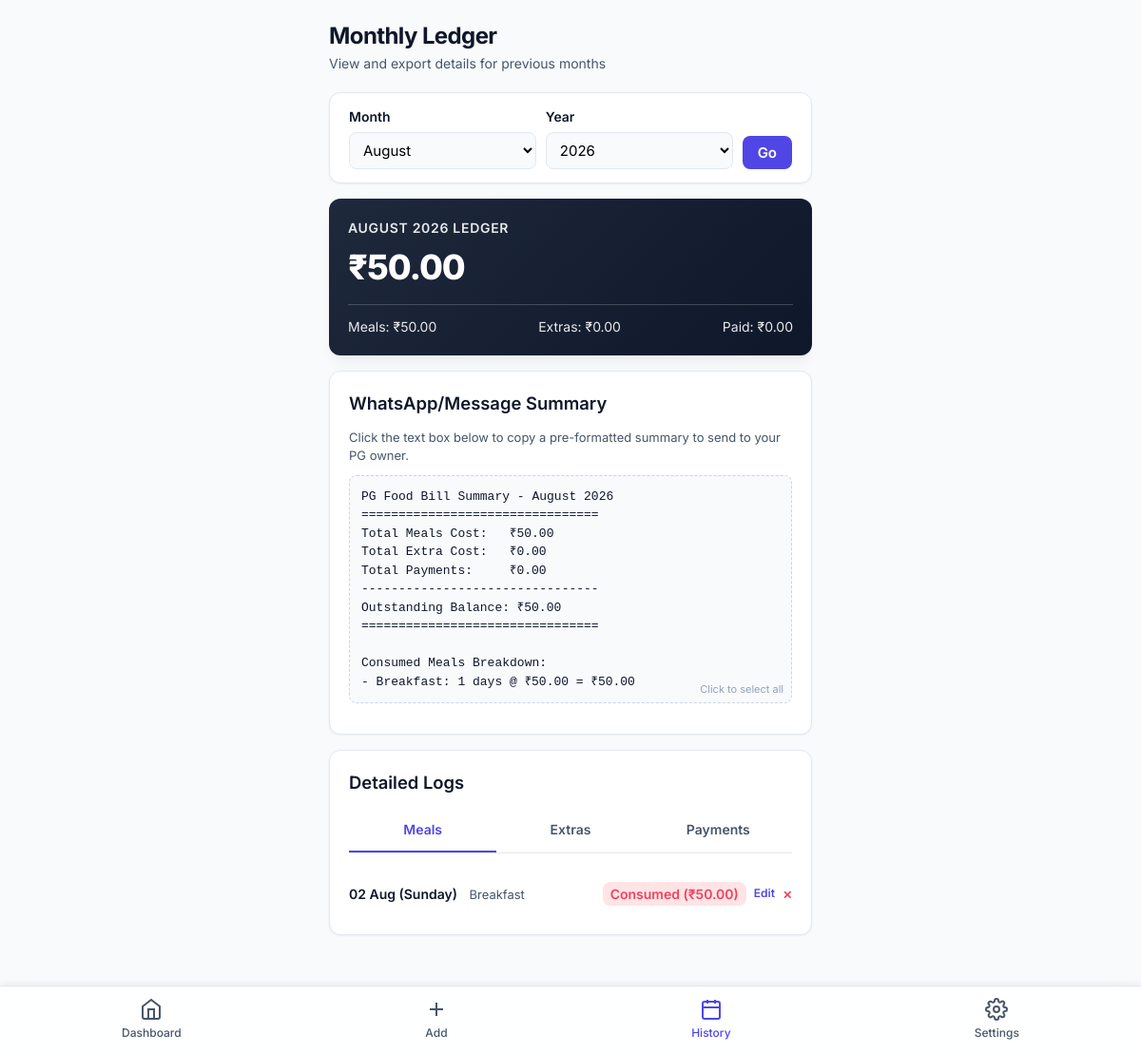
Before: /history/ with the older database file.
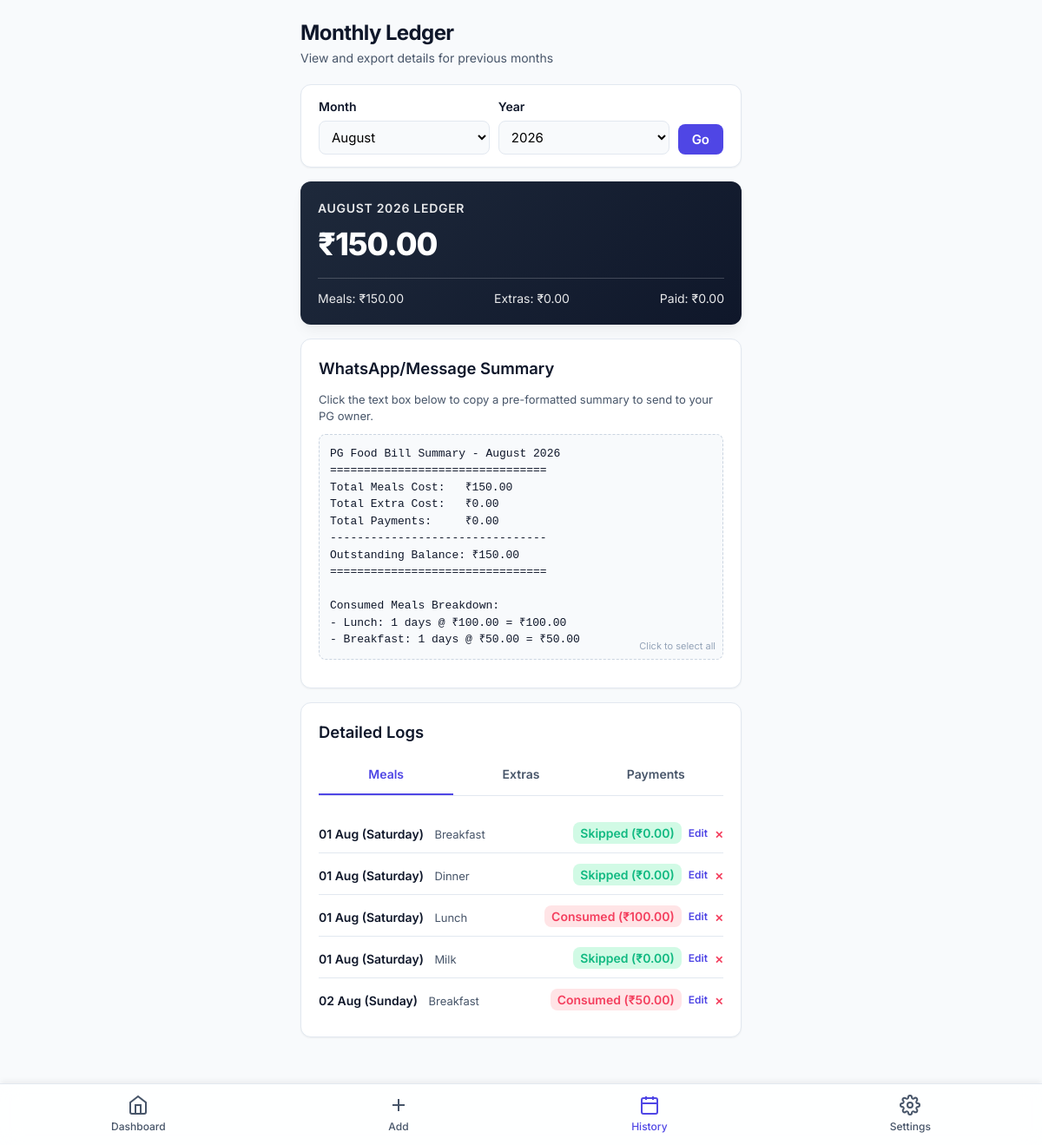
After: the same page with the newer database file.
### tracker/models.py (models this page shows, shortened)
class MealLog(models.Model):
    STATUS_CHOICES = [
        ('Consumed', 'Consumed'),
        ('Skipped', 'Skipped'),
    ]
    date = models.DateField()
    meal_name = models.CharField(max_length=50)
    status = models.CharField(max_length=15, choices=STATUS_CHOICES, default='Skipped')
    cost_charged = models.DecimalField(max_digits=6, decimal_places=2)
    class Meta:
        unique_together = ('date', 'meal_name')

### tracker/views.py (the view)
# urls.py: path('history/', views.history_view, name='history'),
@login_required
def history_view(request):
    today = timezone.localtime().date()
    selected_month = int(request.GET.get('month', today.month))
    selected_year = int(request.GET.get('year', today.year))
    start_date = date(selected_year, selected_month, 1)
    if selected_month == 12:
        end_date = date(selected_year + 1, 1, 1) - timedelta(days=1)
    else:
        end_date = date(selected_year, selected_month + 1, 1) - timedelta(days=1)
    meals = MealLog.objects.filter(date__range=(start_date, end_date)).order_by('date')
    extras = ExtraCharge.objects.filter(date__range=(start_date, end_date)).order_by('date')
    payments = PaymentLog.objects.filter(date__range=(start_date, end_date)).order_by('date')
    stats = get_monthly_stats(start_date, end_date)
    month_name = start_date.strftime('%B %Y')
    summary_text = f"PG Food Bill Summary - {month_name}\n"
    summary_text += "=" * 32 + "\n"
    summary_text += f"Total Meals Cost:   ₹{stats['meal_cost']:.2f}\n"
    summary_text += f"Total Extra Cost:   ₹{stats['extra_cost']:.2f}\n"
    summary_text += f"Total Payments:     ₹{stats['total_paid']:.2f}\n"
    summary_text += "-" * 32 + "\n"
    summary_text += f"Outstanding Balance: ₹{stats['outstanding']:.2f}\n"
    summary_text += "=" * 32 + "\n"
    if meals.filter(status='Consumed').exists():
        summary_text += "\nConsumed Meals Breakdown:\n"
        meal_counts = {}
        for m in meals.filter(status='Consumed'):
            meal_counts[m.meal_name] = meal_counts.get(m.meal_name, 0) + 1
        for name, count in meal_counts.items():
            rate_item = MealRate.objects.filter(meal_name=name).first()
            rate_val = rate_item.rate if rate_item else 0
            summary_text += f"- {name}: {count} days @ ₹{rate_val:.2f} = ₹{count*rate_val:.2f}\n"
    if extras.exists():
        summary_text += "\nExtra Charges:\n"
        for ex in extras:
            summary_text += f"- {ex.date.strftime('%d %b')}: {ex.description} (₹{ex.amount:.2f})\n"
    years = range(today.year - 2, today.year + 2)
    months = [
        (1, 'January'), (2, 'February'), (3, 'March'), (4, 'April'),
        (5, 'May'), (6, 'June'), (7, 'July'), (8, 'August'),
        (9, 'September'), (10, 'October'), (11, 'November'), (12, 'December')
    ]
    history_url = f'?month={selected_month}&year={selected_year}'
    context = {
        'selected_month': selected_month,
        'selected_year': selected_year,
        'month_name': month_name,
        'meals': meals,
        'extras': extras,
        'payments': payments,
        'stats': stats,
        'summary_text': summary_text,
        'years': years,
        'months': months,
        'history_url': history_url,
    }
    return render(request, 'tracker/history.html', context)

### tracker/views.py (called while the page is built)
def get_monthly_stats(start_date, end_date):
    meal_cost = MealLog.objects.filter(
        date__range=(start_date, end_date),
        status='Consumed'
    ).aggregate(total=Sum('cost_charged'))['total'] or 0
    extra_cost = ExtraCharge.objects.filter(
        date__range=(start_date, end_date)
    ).aggregate(total=Sum('amount'))['total'] or 0
    total_paid = PaymentLog.objects.filter(
        date__range=(start_date, end_date)
    ).aggregate(total=Sum('amount'))['total'] or 0
    total_accrued = meal_cost + extra_cost
    outstanding = total_accrued - total_paid
    return {
        'meal_cost': meal_cost,
        'extra_cost': extra_cost,
        'total_accrued': total_accrued,
        'total_paid': total_paid,
        'outstanding': outstanding
    }

### tracker/templates/tracker/history.html (shortened to what this page needs)
{% extends 'tracker/base.html' %}
{% block content %}
<header style="margin-bottom: 20px;">
    <h1>Monthly Ledger</h1>
    <p style="font-size: 0.875rem; color: var(--text-secondary);">View and export details for previous months</p>
</header>
<div class="card" style="padding: 14px 20px;">
    <form method="get" action="{% url 'history' %}" style="display: flex; gap: 10px; align-items: flex-end;">
        <div style="flex: 1;">
            <label for="filter-month" class="form-label">Month</label>
            <select id="filter-month" name="month" class="form-control" style="padding: 8px 10px;">
                {% for m_num, m_name in months %}
                    <option value="{{ m_num }}" {% if m_num == selected_month %}selected{% endif %}>{{ m_name }}</option>
                {% endfor %}
            </select>
        </div>
        <div style="flex: 1;">
            <label for="filter-year" class="form-label">Year</label>
            <select id="filter-year" name="year" class="form-control" style="padding: 8px 10px;">
                {% for y in years %}
                    <option value="{{ y }}" {% if y == selected_year %}selected{% endif %}>{{ y }}</option>
                {% endfor %}
            </select>
        </div>
        <button type="submit" class="btn" style="width: auto; padding: 8px 16px;">Go</button>
    </form>
</div>
<div class="card summary-card" style="background: linear-gradient(135deg, #1e293b 0%, #0f172a 100%);">
    <h2 style="color: rgba(255, 255, 255, 0.9);">{{ month_name }} Ledger</h2>
    <div class="summary-balance">₹{{ stats.outstanding|floatformat:2 }}</div>
    <div class="summary-details" style="flex-wrap: wrap; gap: 8px;">
        <span>Meals: ₹{{ stats.meal_cost|floatformat:2 }}</span>
        <span>Extras: ₹{{ stats.extra_cost|floatformat:2 }}</span>
        <span>Paid: ₹{{ stats.total_paid|floatformat:2 }}</span>
    </div>
</div>
<div class="card">
    <div style="display: flex; justify-content: space-between; align-items: center; margin-bottom: 12px;">
        <h2 style="margin: 0;">WhatsApp/Message Summary</h2>
    </div>
    <p style="font-size: 0.8125rem; color: var(--text-secondary); margin-bottom: 10px;">
        Click the text box below to copy a pre-formatted summary to send to your PG owner.
    </p>
    <div class="summary-box" id="summary-text-box" onclick="copyToClipboard()">{{ summary_text }}</div>
</div>
<div class="card" style="margin-bottom: 24px;">
    <h2>Detailed Logs</h2>
    <div class="tab-nav">
        <div id="tab-meals" class="tab-item active" onclick="switchLedgerTab('meals')">Meals</div>
        <div id="tab-extras" class="tab-item" onclick="switchLedgerTab('extras')">Extras</div>
        <div id="tab-payments" class="tab-item" onclick="switchLedgerTab('payments')">Payments</div>
    </div>
    <div id="ledger-meals">
        {% if meals %}
            <div style="display: flex; flex-direction: column; gap: 2px;">
                {% for m in meals %}
                    <div class="list-item" style="padding: 10px 0;">
                        <div>
                            <span style="font-weight: 600; font-size: 0.875rem;">{{ m.date|date:"d M (l)" }}</span>
                            <span style="font-size: 0.8125rem; color: var(--text-secondary); margin-left: 8px;">{{ m.meal_name }}</span>
                        </div>
                        <div style="display: flex; align-items: center; gap: 8px;">
                            <span class="amount-tag {% if m.status == 'Consumed' %}danger{% else %}success{% endif %}">
                                {{ m.status }} (₹{{ m.cost_charged|floatformat:2 }})
                            </span>
                            <a href="{% url 'log_past_meals' %}?date={{ m.date|date:'Y-m-d' }}" style="font-size: 0.75rem; color: var(--primary); font-weight: 600; text-decoration: none;">Edit</a>
                            <form method="post" action="{% url 'delete_meal_log' m.pk %}" style="margin: 0;" onsubmit="return confirm('Delete this meal log?')">
                                <button type="submit" style="background: none; border: none; color: var(--danger); font-size: 0.75rem; font-weight: 600; cursor: pointer; padding: 0;">✕</button>
                            </form>
                        </div>
                    </div>
                {% endfor %}
            </div>
        {% else %}
            <p style="font-size: 0.875rem; color: var(--text-muted); text-align: center; padding: 24px 0;">No meal logs for this period.</p>
        {% endif %}
    </div>
</div>
{% endblock %}

### tracker/templates/tracker/base.html (shortened to what this page needs)
{% load static %}
<!DOCTYPE html>
<html lang="en">
<head>
    <link rel="stylesheet" href="{% static 'css/style.css' %}">
</head>
<body hx-headers='{"X-CSRFToken": "{{ csrf_token }}"}'>
    <div class="container">
        {% block content %}{% endblock %}
    </div>
    {% if user.is_authenticated %}
    <nav class="nav-bar">
        <a href="{% url 'dashboard' %}" class="nav-item {% if request.resolver_match.url_name == 'dashboard' %}active{% endif %}">
            <svg viewBox="0 0 24 24">
                <path d="M3 9l9-7 9 7v11a2 2 0 0 1-2 2H5a2 2 0 0 1-2-2z"></path>
                <polyline points="9 22 9 12 15 12 15 22"></polyline>
            </svg>
            Dashboard
        </a>
        <a href="{% url 'add_transaction' %}" class="nav-item {% if request.resolver_match.url_name == 'add_transaction' %}active{% endif %}">
            <svg viewBox="0 0 24 24">
                <line x1="12" y1="5" x2="12" y2="19"></line>
                <line x1="5" y1="12" x2="19" y2="12"></line>
            </svg>
            Add
        </a>
        <a href="{% url 'history' %}" class="nav-item {% if request.resolver_match.url_name == 'history' %}active{% endif %}">
            <svg viewBox="0 0 24 24">
                <rect x="3" y="4" width="18" height="18" rx="2" ry="2"></rect>
                <line x1="16" y1="2" x2="16" y2="6"></line>
                <line x1="8" y1="2" x2="8" y2="6"></line>
                <line x1="3" y1="10" x2="21" y2="10"></line>
            </svg>
            History
        </a>
        <a href="{% url 'settings' %}" class="nav-item {% if request.resolver_match.url_name == 'settings' %}active{% endif %}">
            Settings
        </a>
    </nav>
    {% endif %}
</body>
</html>

Changed rows visible on the page:
added MealLog: date "01 Aug (Saturday)", meal_name "Breakfast", status "Skipped", cost_charged "0.00"
added MealLog: date "01 Aug (Saturday)", meal_name "Dinner", status "Skipped", cost_charged "0.00"
added MealLog: date "01 Aug (Saturday)", meal_name "Lunch", status "Consumed", cost_charged "100.00"
added MealLog: date "01 Aug (Saturday)", meal_name "Milk", status "Skipped", cost_charged "0.00"
Other visible differences:
{{ stats.outstanding|floatformat:2 }}: "50.00" → "150.00"
{{ stats.meal_cost|floatformat:2 }}: "50.00" → "150.00"
{{ summary_text }}: "…================================ Total Meals Cost: ₹50.00 Total Extra Cost: ₹0.00 Total Payments: ₹0.00 -------------------------------- Outstanding Balance: ₹50.00 ================================ Consumed Meals Breakdown: - Breakfast: 1 days…" → "…================================ Total Meals Cost: ₹150.00 Total Extra Cost: ₹0.00 Total Payments: ₹0.00 -------------------------------- Outstanding Balance: ₹150.00 ================================ Consumed Meals Breakdown: - Lunch: 1 days @ ₹100.00 = ₹100.00 - Breakfast: 1 days…"
